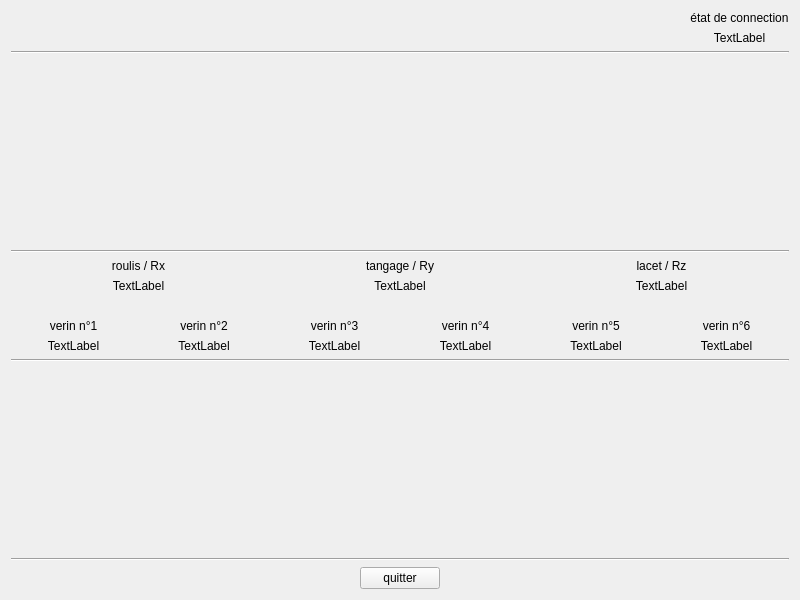
<?xml version="1.0" encoding="UTF-8"?>
<ui version="4.0">
 <class>UDP</class>
 <widget class="QWidget" name="UDP">
  <property name="geometry">
   <rect>
    <x>0</x>
    <y>0</y>
    <width>800</width>
    <height>600</height>
   </rect>
  </property>
  <property name="sizePolicy">
   <sizepolicy hsizetype="Expanding" vsizetype="Expanding">
    <horstretch>0</horstretch>
    <verstretch>0</verstretch>
   </sizepolicy>
  </property>
  <property name="minimumSize">
   <size>
    <width>0</width>
    <height>0</height>
   </size>
  </property>
  <property name="contextMenuPolicy">
   <enum>Qt::PreventContextMenu</enum>
  </property>
  <property name="windowTitle">
   <string>FlightSimMotionControl</string>
  </property>
  <property name="windowIcon">
   <iconset resource="../build-FlightSimMotionControl-Desktop-Release/qmake_qmake_immediate.qrc">
    <normaloff>:/hexa.png</normaloff>:/hexa.png</iconset>
  </property>
  <layout class="QGridLayout" name="gridLayout">
   <item row="1" column="0">
    <widget class="Line" name="line">
     <property name="orientation">
      <enum>Qt::Horizontal</enum>
     </property>
    </widget>
   </item>
   <item row="9" column="0">
    <spacer name="verticalSpacer_4">
     <property name="orientation">
      <enum>Qt::Vertical</enum>
     </property>
     <property name="sizeType">
      <enum>QSizePolicy::Expanding</enum>
     </property>
     <property name="sizeHint" stdset="0">
      <size>
       <width>20</width>
       <height>150</height>
      </size>
     </property>
    </spacer>
   </item>
   <item row="0" column="0">
    <layout class="QHBoxLayout" name="horizontalLayout_7">
     <item>
      <spacer name="horizontalSpacer_3">
       <property name="orientation">
        <enum>Qt::Horizontal</enum>
       </property>
       <property name="sizeHint" stdset="0">
        <size>
         <width>40</width>
         <height>20</height>
        </size>
       </property>
      </spacer>
     </item>
     <item>
      <layout class="QVBoxLayout" name="verticalLayout_3">
       <item>
        <widget class="QLabel" name="label_11">
         <property name="text">
          <string>état de connection</string>
         </property>
         <property name="alignment">
          <set>Qt::AlignCenter</set>
         </property>
        </widget>
       </item>
       <item>
        <widget class="QLabel" name="statconnection">
         <property name="styleSheet">
          <string notr="true"/>
         </property>
         <property name="text">
          <string>TextLabel</string>
         </property>
         <property name="alignment">
          <set>Qt::AlignCenter</set>
         </property>
        </widget>
       </item>
      </layout>
     </item>
    </layout>
   </item>
   <item row="7" column="0">
    <layout class="QVBoxLayout" name="verticalLayout">
     <item>
      <layout class="QHBoxLayout" name="horizontalLayout">
       <item>
        <widget class="QLabel" name="label_3">
         <property name="text">
          <string>verin n°1</string>
         </property>
         <property name="alignment">
          <set>Qt::AlignCenter</set>
         </property>
        </widget>
       </item>
       <item>
        <widget class="QLabel" name="label_6">
         <property name="text">
          <string>verin n°2</string>
         </property>
         <property name="alignment">
          <set>Qt::AlignCenter</set>
         </property>
        </widget>
       </item>
       <item>
        <widget class="QLabel" name="label_5">
         <property name="text">
          <string>verin n°3</string>
         </property>
         <property name="alignment">
          <set>Qt::AlignCenter</set>
         </property>
        </widget>
       </item>
       <item>
        <widget class="QLabel" name="label_4">
         <property name="text">
          <string>verin n°4</string>
         </property>
         <property name="alignment">
          <set>Qt::AlignCenter</set>
         </property>
        </widget>
       </item>
       <item>
        <widget class="QLabel" name="label_2">
         <property name="text">
          <string>verin n°5</string>
         </property>
         <property name="alignment">
          <set>Qt::AlignCenter</set>
         </property>
        </widget>
       </item>
       <item>
        <widget class="QLabel" name="label">
         <property name="text">
          <string>verin n°6</string>
         </property>
         <property name="alignment">
          <set>Qt::AlignCenter</set>
         </property>
        </widget>
       </item>
      </layout>
     </item>
     <item>
      <layout class="QHBoxLayout" name="horizontalLayout_3">
       <item>
        <widget class="QLabel" name="LL1">
         <property name="text">
          <string>TextLabel</string>
         </property>
         <property name="alignment">
          <set>Qt::AlignCenter</set>
         </property>
        </widget>
       </item>
       <item>
        <widget class="QLabel" name="LL2">
         <property name="text">
          <string>TextLabel</string>
         </property>
         <property name="alignment">
          <set>Qt::AlignCenter</set>
         </property>
        </widget>
       </item>
       <item>
        <widget class="QLabel" name="LL3">
         <property name="text">
          <string>TextLabel</string>
         </property>
         <property name="scaledContents">
          <bool>true</bool>
         </property>
         <property name="alignment">
          <set>Qt::AlignCenter</set>
         </property>
        </widget>
       </item>
       <item>
        <widget class="QLabel" name="LL4">
         <property name="text">
          <string>TextLabel</string>
         </property>
         <property name="alignment">
          <set>Qt::AlignCenter</set>
         </property>
        </widget>
       </item>
       <item>
        <widget class="QLabel" name="LL5">
         <property name="text">
          <string>TextLabel</string>
         </property>
         <property name="alignment">
          <set>Qt::AlignCenter</set>
         </property>
        </widget>
       </item>
       <item>
        <widget class="QLabel" name="LL6">
         <property name="layoutDirection">
          <enum>Qt::LeftToRight</enum>
         </property>
         <property name="text">
          <string>TextLabel</string>
         </property>
         <property name="alignment">
          <set>Qt::AlignCenter</set>
         </property>
        </widget>
       </item>
      </layout>
     </item>
    </layout>
   </item>
   <item row="2" column="0">
    <spacer name="verticalSpacer">
     <property name="orientation">
      <enum>Qt::Vertical</enum>
     </property>
     <property name="sizeType">
      <enum>QSizePolicy::Expanding</enum>
     </property>
     <property name="sizeHint" stdset="0">
      <size>
       <width>20</width>
       <height>150</height>
      </size>
     </property>
    </spacer>
   </item>
   <item row="10" column="0">
    <widget class="Line" name="line_4">
     <property name="orientation">
      <enum>Qt::Horizontal</enum>
     </property>
    </widget>
   </item>
   <item row="3" column="0">
    <widget class="Line" name="line_3">
     <property name="orientation">
      <enum>Qt::Horizontal</enum>
     </property>
    </widget>
   </item>
   <item row="11" column="0">
    <layout class="QHBoxLayout" name="horizontalLayout_4">
     <item>
      <spacer name="horizontalSpacer">
       <property name="orientation">
        <enum>Qt::Horizontal</enum>
       </property>
       <property name="sizeHint" stdset="0">
        <size>
         <width>40</width>
         <height>20</height>
        </size>
       </property>
      </spacer>
     </item>
     <item>
      <widget class="QPushButton" name="pushButton">
       <property name="text">
        <string>quitter</string>
       </property>
      </widget>
     </item>
     <item>
      <spacer name="horizontalSpacer_2">
       <property name="orientation">
        <enum>Qt::Horizontal</enum>
       </property>
       <property name="sizeHint" stdset="0">
        <size>
         <width>40</width>
         <height>20</height>
        </size>
       </property>
      </spacer>
     </item>
    </layout>
   </item>
   <item row="4" column="0">
    <layout class="QVBoxLayout" name="verticalLayout_2">
     <item>
      <layout class="QHBoxLayout" name="horizontalLayout_2">
       <item>
        <widget class="QLabel" name="label_8">
         <property name="text">
          <string>roulis / Rx</string>
         </property>
         <property name="alignment">
          <set>Qt::AlignCenter</set>
         </property>
        </widget>
       </item>
       <item>
        <widget class="QLabel" name="label_9">
         <property name="text">
          <string>tangage / Ry</string>
         </property>
         <property name="alignment">
          <set>Qt::AlignCenter</set>
         </property>
        </widget>
       </item>
       <item>
        <widget class="QLabel" name="label_7">
         <property name="text">
          <string>lacet / Rz</string>
         </property>
         <property name="alignment">
          <set>Qt::AlignCenter</set>
         </property>
        </widget>
       </item>
      </layout>
     </item>
     <item>
      <layout class="QHBoxLayout" name="horizontalLayout_6">
       <item>
        <widget class="QLabel" name="labroll">
         <property name="text">
          <string>TextLabel</string>
         </property>
         <property name="alignment">
          <set>Qt::AlignCenter</set>
         </property>
        </widget>
       </item>
       <item>
        <widget class="QLabel" name="labpitch">
         <property name="text">
          <string>TextLabel</string>
         </property>
         <property name="alignment">
          <set>Qt::AlignCenter</set>
         </property>
        </widget>
       </item>
       <item>
        <widget class="QLabel" name="labheading">
         <property name="text">
          <string>TextLabel</string>
         </property>
         <property name="alignment">
          <set>Qt::AlignCenter</set>
         </property>
        </widget>
       </item>
      </layout>
     </item>
    </layout>
   </item>
   <item row="8" column="0">
    <widget class="Line" name="line_2">
     <property name="orientation">
      <enum>Qt::Horizontal</enum>
     </property>
    </widget>
   </item>
   <item row="6" column="0">
    <spacer name="verticalSpacer_2">
     <property name="orientation">
      <enum>Qt::Vertical</enum>
     </property>
     <property name="sizeType">
      <enum>QSizePolicy::Fixed</enum>
     </property>
     <property name="sizeHint" stdset="0">
      <size>
       <width>20</width>
       <height>20</height>
      </size>
     </property>
    </spacer>
   </item>
  </layout>
 </widget>
 <resources>
  <include location="../build-FlightSimMotionControl-Desktop-Release/qmake_qmake_immediate.qrc"/>
 </resources>
 <connections>
  <connection>
   <sender>pushButton</sender>
   <signal>pressed()</signal>
   <receiver>UDP</receiver>
   <slot>close()</slot>
   <hints>
    <hint type="sourcelabel">
     <x>395</x>
     <y>490</y>
    </hint>
    <hint type="destinationlabel">
     <x>399</x>
     <y>299</y>
    </hint>
   </hints>
  </connection>
 </connections>
</ui>
